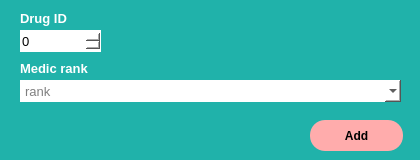
<?xml version="1.0" encoding="UTF-8"?>
<ui version="4.0">
 <class>ProhibitionAddingWindow</class>
 <widget class="QDialog" name="ProhibitionAddingWindow">
  <property name="geometry">
   <rect>
    <x>0</x>
    <y>0</y>
    <width>420</width>
    <height>160</height>
   </rect>
  </property>
  <property name="minimumSize">
   <size>
    <width>420</width>
    <height>160</height>
   </size>
  </property>
  <property name="maximumSize">
   <size>
    <width>420</width>
    <height>160</height>
   </size>
  </property>
  <property name="windowTitle">
   <string>Prohibition Adding</string>
  </property>
  <property name="windowIcon">
   <iconset>
    <normaloff>../media/logo.png</normaloff>../media/logo.png</iconset>
  </property>
  <property name="styleSheet">
   <string notr="true">background-color: rgb(32, 178, 170);</string>
  </property>
  <widget class="QComboBox" name="rank_cbox">
   <property name="geometry">
    <rect>
     <x>20</x>
     <y>80</y>
     <width>381</width>
     <height>22</height>
    </rect>
   </property>
   <property name="font">
    <font>
     <pointsize>10</pointsize>
    </font>
   </property>
   <property name="styleSheet">
    <string notr="true">background-color: rgb(255, 255, 255);
color: rgb(0, 0, 0);
border-radius: 15px;</string>
   </property>
   <property name="currentText">
    <string/>
   </property>
   <property name="placeholderText">
    <string>rank</string>
   </property>
  </widget>
  <widget class="QLabel" name="label">
   <property name="geometry">
    <rect>
     <x>20</x>
     <y>60</y>
     <width>101</width>
     <height>16</height>
    </rect>
   </property>
   <property name="font">
    <font>
     <pointsize>10</pointsize>
     <weight>75</weight>
     <bold>true</bold>
    </font>
   </property>
   <property name="styleSheet">
    <string notr="true">color: rgb(255, 255, 255);</string>
   </property>
   <property name="text">
    <string>Medic rank</string>
   </property>
  </widget>
  <widget class="QPushButton" name="add_prohibition_btn">
   <property name="geometry">
    <rect>
     <x>310</x>
     <y>120</y>
     <width>93</width>
     <height>31</height>
    </rect>
   </property>
   <property name="font">
    <font>
     <weight>75</weight>
     <bold>true</bold>
    </font>
   </property>
   <property name="styleSheet">
    <string notr="true">QPushButton {
	background-color: rgb(255, 172, 172);
	color: rgb(0, 0, 0);
	border-radius: 15px;
}

QPushButton:pressed {
	background-color: rgb(105, 205, 255);
}</string>
   </property>
   <property name="text">
    <string>Add</string>
   </property>
  </widget>
  <widget class="QLabel" name="label_4">
   <property name="geometry">
    <rect>
     <x>20</x>
     <y>10</y>
     <width>71</width>
     <height>16</height>
    </rect>
   </property>
   <property name="font">
    <font>
     <pointsize>10</pointsize>
     <weight>75</weight>
     <bold>true</bold>
    </font>
   </property>
   <property name="styleSheet">
    <string notr="true">color: rgb(255, 255, 255);</string>
   </property>
   <property name="text">
    <string>Drug ID</string>
   </property>
  </widget>
  <widget class="QSpinBox" name="drug_id_spnbox">
   <property name="geometry">
    <rect>
     <x>20</x>
     <y>30</y>
     <width>81</width>
     <height>22</height>
    </rect>
   </property>
   <property name="font">
    <font>
     <pointsize>10</pointsize>
    </font>
   </property>
   <property name="styleSheet">
    <string notr="true">background-color: rgb(255, 255, 255);
color: rgb(0, 0, 0);
border-radius: 15px;</string>
   </property>
   <property name="maximum">
    <number>999999</number>
   </property>
  </widget>
 </widget>
 <resources/>
 <connections/>
</ui>
